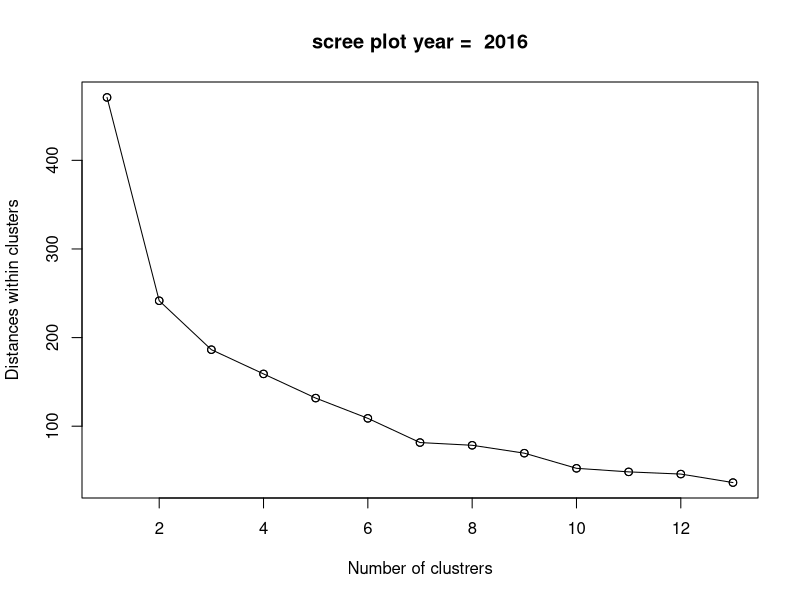

Write the R code that produced this figure.
# working directory
setwd

# read data
library(readxl)
year= "2016" 
Data <- read_excel("Data_1.xlsx",sheet = year)

 
### select columns
#Cols=4:28
#Cols=c(5,8,14,20:24)

x=as.data.frame(Data[,c(5,8,15,20:22,25)]) # choose columns to analyze
#sd_key=apply(x, 2, function(x)  sd(x))
#x=x[,sd_key>0]
#Cols=Cols[sd_key>0]
# zscore trafo
#x=x[x$Area>0,]
xz=apply(x, 2, function(x) (x - mean(x)) / sd(x))



wss = sum(kmeans(xz, centers=1,iter.max = 1e+9)$withinss,nstart=100)
for(i in 2:13){
  wss[i]=sum(kmeans(xz, centers=i,iter.max = 1e+9)$withinss)
}


### scree plot
# plot(wss,t='l')
# points(wss)



# save scree plot as PDF
pdf(paste("screeplot_",year,"_.pdf",sep=""),width=6,height=4,paper='special') 
plot(wss,t='l',main=paste("scree plot year = ",year),ylab = "Distances within clusters",xlab = "Number of clustrers")
points(wss)
points(wss)
dev.off()



############ data analysis

# correlation matrix
Corr=cor(x)
Corr_p=Corr


for(i in 1:nrow(Corr)){
  for(j in 1:nrow(Corr)){
    c=cor.test(as.numeric(xz[,i]),as.numeric(xz[,j]))
    
    Corr_p[i,j]=c$p.value
    Corr[i,j]=c$estimate
    
  }}

# only singnifiicant values
#Corr[Corr_p<.001]=NaN


write.table(round(Corr,3),paste("Corr",year,".csv"),dec = ".",row.names = T,col.names = T,sep = ",")
write.table(round(Corr_p,3),paste("Corr_p",year,".csv"),dec = ".",row.names = T,col.names = T,sep = ",")


# clustering 
k=2 # number of clusters
clust=kmeans(xz,centers=k,iter.max = 1e+9,nstart = k,algorithm = "Lloyd")

### results
# clsuters counties
write.table(cbind(clust$cluster,x$County),paste("County_clusters",year,".csv"),dec = ".",row.names = F,col.names = F,sep = ",")


# help arrays
Descr_Means=clust$centers
rownames(Descr_Means)=rep("Mean",k)
Descr_SD=clust$centers
rownames(Descr_SD)=rep("Standard Dev",k)


for(i in 1:k){

  Descr_Means[i,]=colMeans(x[clust$cluster==i,])
  Descr_SD[i,]= apply(x[clust$cluster==i,], 2, function(x)  sd(x))
}


Descr=rbind(Descr_Means,Descr_SD)


write.table(Descr,paste("Descriptives",year,".csv",sep=''),dec = ".",row.names = T,col.names = T,sep = ",")



# t Tests clustewr
Means_t=matrix(0,k*(k-1)/2,ncol(x)+2)


for(Col in 1:ncol(x)){
  K=1
for(c1 in 1:k){
  for(c2 in 1:k){
    #print(K)
    if(sum(clust$cluster==c2)>2 & sum(clust$cluster==c1)>2 & c1<c2 & sd(x[clust$cluster==c1,Col])*sd(x[clust$cluster==c2,Col])>0  ){ 
       t=t.test(x[clust$cluster==c1,Col], x[clust$cluster==c2,Col], alternative = "two.sided", var.equal = FALSE)
      Means_t[K,Col]=round(t$p.value,3)
      Means_t[K,ncol(x)+1]=c1
      Means_t[K,ncol(x)+2]=c2
      K=K+1}
    
    }
  }
}



colnames(Means_t)=c(colnames(x),"c1","c2")
write.table(Means_t,paste("Pairwise_t_test",year,".csv"),dec = ".",row.names = F,col.names = T,sep = ",")

  



